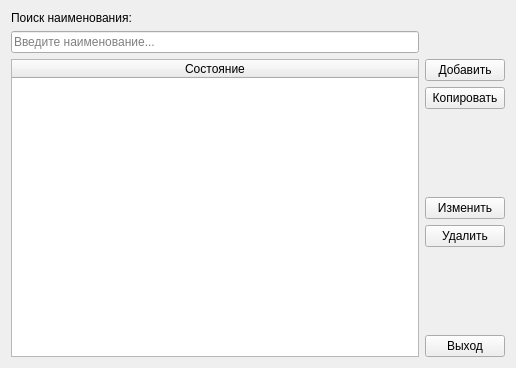
<?xml version="1.0" encoding="UTF-8"?>
<ui version="4.0">
 <class>StatusDir</class>
 <widget class="QWidget" name="StatusDir">
  <property name="geometry">
   <rect>
    <x>0</x>
    <y>0</y>
    <width>516</width>
    <height>368</height>
   </rect>
  </property>
  <property name="windowTitle">
   <string>Справочник состояний</string>
  </property>
  <layout class="QGridLayout" name="gridLayout">
   <item row="0" column="0">
    <widget class="QLabel" name="statusSearchL">
     <property name="text">
      <string>Поиск наименования:</string>
     </property>
    </widget>
   </item>
   <item row="1" column="0">
    <widget class="QLineEdit" name="statusSearch">
     <property name="text">
      <string/>
     </property>
     <property name="placeholderText">
      <string>Введите наименование...</string>
     </property>
    </widget>
   </item>
   <item row="2" column="1">
    <layout class="QVBoxLayout" name="verticalLayout_2">
     <item>
      <widget class="QPushButton" name="addStatusB">
       <property name="text">
        <string>Добавить</string>
       </property>
      </widget>
     </item>
     <item>
      <widget class="QPushButton" name="copyStatusB">
       <property name="text">
        <string>Копировать</string>
       </property>
      </widget>
     </item>
     <item>
      <spacer name="verticalSpacer_3">
       <property name="orientation">
        <enum>Qt::Vertical</enum>
       </property>
       <property name="sizeHint" stdset="0">
        <size>
         <width>20</width>
         <height>17</height>
        </size>
       </property>
      </spacer>
     </item>
     <item>
      <widget class="QPushButton" name="editStatusB">
       <property name="text">
        <string>Изменить</string>
       </property>
      </widget>
     </item>
     <item>
      <widget class="QPushButton" name="deleteStatusB">
       <property name="text">
        <string>Удалить</string>
       </property>
      </widget>
     </item>
     <item>
      <spacer name="verticalSpacer_4">
       <property name="orientation">
        <enum>Qt::Vertical</enum>
       </property>
       <property name="sizeHint" stdset="0">
        <size>
         <width>20</width>
         <height>17</height>
        </size>
       </property>
      </spacer>
     </item>
     <item>
      <widget class="QPushButton" name="exitStatusB">
       <property name="text">
        <string>Выход</string>
       </property>
      </widget>
     </item>
    </layout>
   </item>
   <item row="2" column="0">
    <widget class="QTableWidget" name="statusTable">
     <property name="editTriggers">
      <set>QAbstractItemView::NoEditTriggers</set>
     </property>
     <property name="tabKeyNavigation">
      <bool>false</bool>
     </property>
     <property name="dragEnabled">
      <bool>false</bool>
     </property>
     <property name="dragDropOverwriteMode">
      <bool>false</bool>
     </property>
     <property name="dragDropMode">
      <enum>QAbstractItemView::NoDragDrop</enum>
     </property>
     <property name="defaultDropAction">
      <enum>Qt::IgnoreAction</enum>
     </property>
     <property name="selectionMode">
      <enum>QAbstractItemView::SingleSelection</enum>
     </property>
     <property name="selectionBehavior">
      <enum>QAbstractItemView::SelectRows</enum>
     </property>
     <property name="sortingEnabled">
      <bool>false</bool>
     </property>
     <property name="cornerButtonEnabled">
      <bool>false</bool>
     </property>
     <attribute name="horizontalHeaderCascadingSectionResizes">
      <bool>false</bool>
     </attribute>
     <attribute name="horizontalHeaderDefaultSectionSize">
      <number>100</number>
     </attribute>
     <attribute name="horizontalHeaderHighlightSections">
      <bool>true</bool>
     </attribute>
     <attribute name="horizontalHeaderMinimumSectionSize">
      <number>37</number>
     </attribute>
     <attribute name="horizontalHeaderStretchLastSection">
      <bool>true</bool>
     </attribute>
     <attribute name="verticalHeaderVisible">
      <bool>true</bool>
     </attribute>
     <attribute name="verticalHeaderDefaultSectionSize">
      <number>20</number>
     </attribute>
     <attribute name="verticalHeaderStretchLastSection">
      <bool>false</bool>
     </attribute>
     <column>
      <property name="text">
       <string>Состояние</string>
      </property>
     </column>
    </widget>
   </item>
  </layout>
 </widget>
 <tabstops>
  <tabstop>statusSearch</tabstop>
  <tabstop>statusTable</tabstop>
  <tabstop>addStatusB</tabstop>
  <tabstop>copyStatusB</tabstop>
  <tabstop>editStatusB</tabstop>
  <tabstop>deleteStatusB</tabstop>
  <tabstop>exitStatusB</tabstop>
 </tabstops>
 <resources/>
 <connections/>
</ui>
